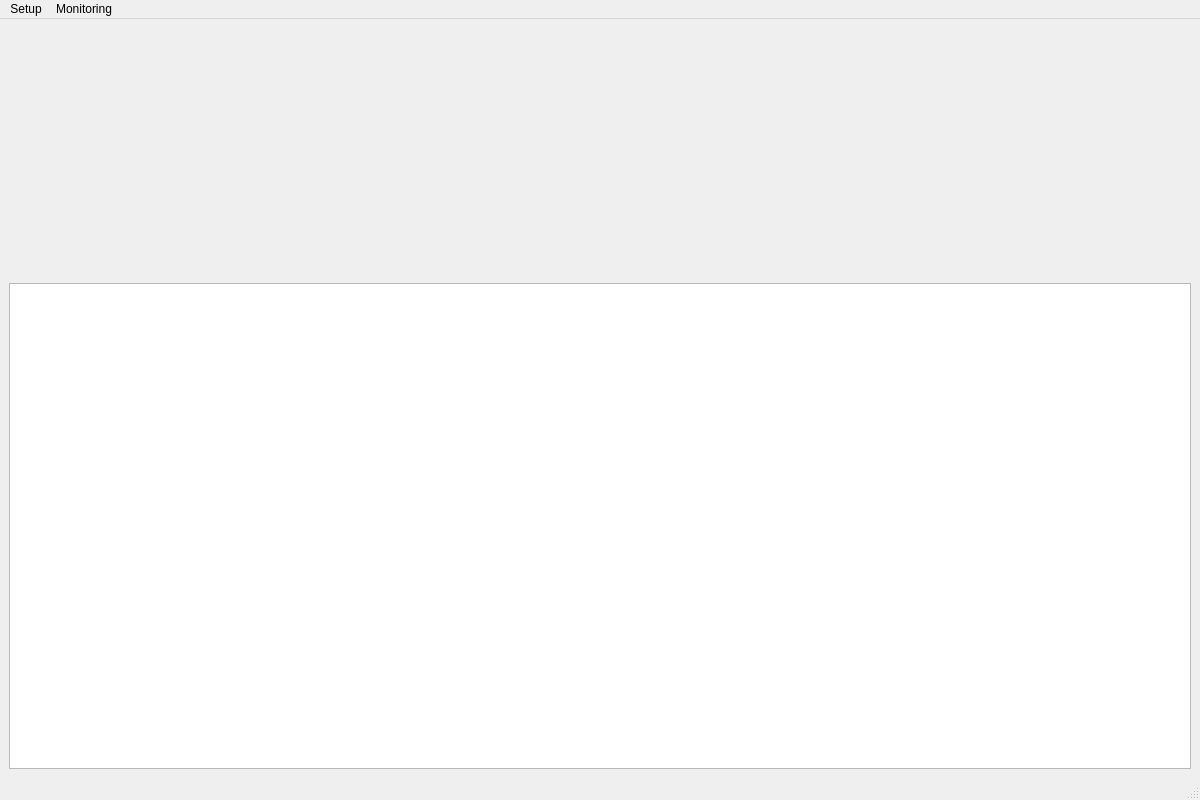
<?xml version="1.0" encoding="UTF-8"?>
<ui version="4.0">
 <class>MainWindow</class>
 <widget class="QMainWindow" name="MainWindow">
  <property name="geometry">
   <rect>
    <x>0</x>
    <y>0</y>
    <width>1200</width>
    <height>800</height>
   </rect>
  </property>
  <property name="windowTitle">
   <string>MiniSeg GUI</string>
  </property>
  <widget class="QWidget" name="centralwidget">
   <layout class="QGridLayout" name="gridLayout">
    <item row="1" column="0" colspan="2">
     <widget class="QFrame" name="setpoint_slider_frame">
      <property name="sizePolicy">
       <sizepolicy hsizetype="Preferred" vsizetype="Preferred">
        <horstretch>0</horstretch>
        <verstretch>1</verstretch>
       </sizepolicy>
      </property>
      <property name="frameShape">
       <enum>QFrame::NoFrame</enum>
      </property>
     </widget>
    </item>
    <item row="0" column="1">
     <widget class="QFrame" name="parameter_frame">
      <property name="sizePolicy">
       <sizepolicy hsizetype="Preferred" vsizetype="Preferred">
        <horstretch>2</horstretch>
        <verstretch>1</verstretch>
       </sizepolicy>
      </property>
      <property name="frameShape">
       <enum>QFrame::NoFrame</enum>
      </property>
      <property name="frameShadow">
       <enum>QFrame::Raised</enum>
      </property>
     </widget>
    </item>
    <item row="2" column="0" colspan="2">
     <widget class="GraphicsLayoutWidget" name="plot_overview">
      <property name="sizePolicy">
       <sizepolicy hsizetype="Preferred" vsizetype="Preferred">
        <horstretch>0</horstretch>
        <verstretch>4</verstretch>
       </sizepolicy>
      </property>
     </widget>
    </item>
    <item row="0" column="0">
     <widget class="QFrame" name="header_frame">
      <property name="sizePolicy">
       <sizepolicy hsizetype="Preferred" vsizetype="Preferred">
        <horstretch>3</horstretch>
        <verstretch>1</verstretch>
       </sizepolicy>
      </property>
      <property name="frameShape">
       <enum>QFrame::NoFrame</enum>
      </property>
      <property name="frameShadow">
       <enum>QFrame::Raised</enum>
      </property>
     </widget>
    </item>
   </layout>
  </widget>
  <widget class="QMenuBar" name="menubar">
   <property name="geometry">
    <rect>
     <x>0</x>
     <y>0</y>
     <width>1200</width>
     <height>21</height>
    </rect>
   </property>
   <property name="defaultUp">
    <bool>false</bool>
   </property>
   <widget class="QMenu" name="menuMonitoring">
    <property name="title">
     <string>Monitoring</string>
    </property>
    <property name="toolTipsVisible">
     <bool>true</bool>
    </property>
    <addaction name="actionNewMonitor"/>
   </widget>
   <widget class="QMenu" name="menuSetup">
    <property name="title">
     <string>Setup</string>
    </property>
    <property name="toolTipsVisible">
     <bool>true</bool>
    </property>
    <widget class="QMenu" name="menuChoose_operating_mode">
     <property name="title">
      <string>Choose operating mode</string>
     </property>
     <addaction name="actionSlow"/>
     <addaction name="actionFast"/>
    </widget>
    <addaction name="actionConnect"/>
    <addaction name="menuChoose_operating_mode"/>
   </widget>
   <addaction name="menuSetup"/>
   <addaction name="menuMonitoring"/>
  </widget>
  <widget class="QStatusBar" name="statusbar"/>
  <action name="actionNewMonitor">
   <property name="text">
    <string>New</string>
   </property>
   <property name="toolTip">
    <string>Creates a new monitoring window.</string>
   </property>
  </action>
  <action name="actionConnect">
   <property name="text">
    <string>Connect</string>
   </property>
  </action>
  <action name="actionSlow">
   <property name="checkable">
    <bool>true</bool>
   </property>
   <property name="checked">
    <bool>true</bool>
   </property>
   <property name="text">
    <string>Slow</string>
   </property>
  </action>
  <action name="actionFast">
   <property name="checkable">
    <bool>true</bool>
   </property>
   <property name="text">
    <string>Fast</string>
   </property>
  </action>
 </widget>
 <customwidgets>
  <customwidget>
   <class>GraphicsLayoutWidget</class>
   <extends>QGraphicsView</extends>
   <header>pyqtgraph</header>
   <container>1</container>
  </customwidget>
 </customwidgets>
 <resources/>
 <connections/>
</ui>
